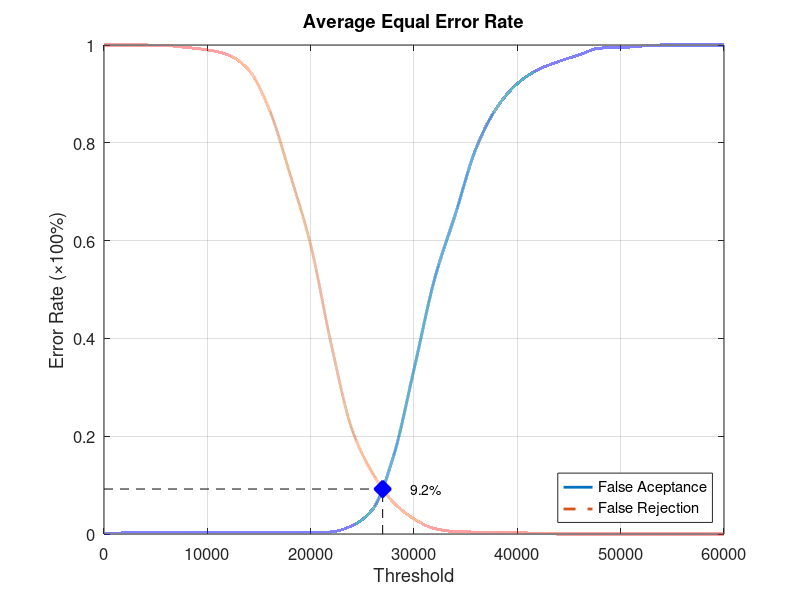
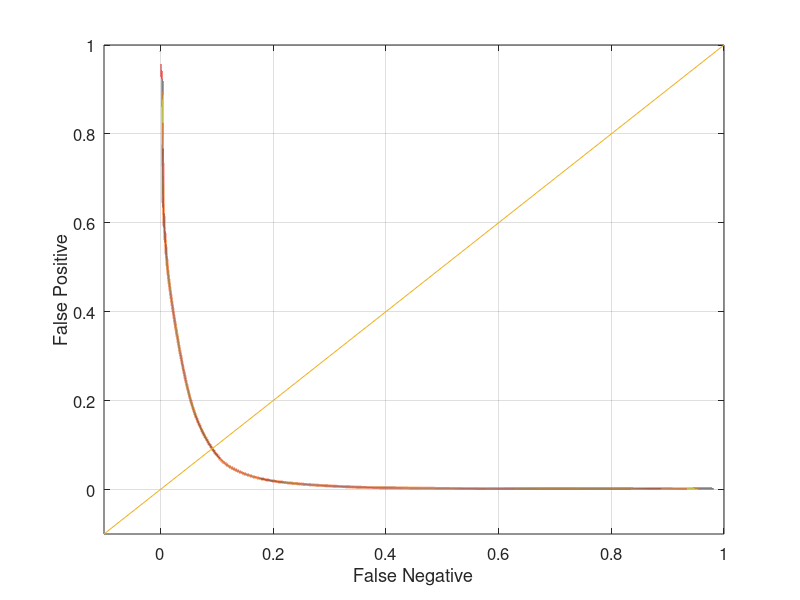

Source code (MATLAB) for these figures, in order:
function yEER = Database4Average
close all;
clear;
clc;
x = 0:2000:60000;
xq = 0:0.5:60000;

y0 = [0 0.00210526 0.00210526 0.00210526 0.00210526 0.00210526 0.00210526 0.00210526 0.00210526 0.00210526 0.00210526 0.00421053 0.0168421 0.0505263 0.157895 0.336842 0.522105 0.653684 0.788421 0.871579 0.921053 0.949474 0.966316 0.98 0.993684 0.994737 0.997895 1 1 1 1];
yy0 = interp1(x, y0, xq, 'pchip');
y1 = [1 1 1 0.999 0.995 0.99 0.98 0.949 0.868 0.736 0.591 0.387 0.214 0.124 0.065 0.031 0.011 0.005 0.004 0.004 0.003 0.001 0 0 0 0 0 0 0 0 0];
yy1 = interp1(x, y1, xq, 'pchip');

% Calculating EER: 
y2 = abs(y0 - y1);
find(y2 == min(y2))
yy2 = abs(yy0 - yy1);
xEER = find(yy2 == min(yy2));
xEERIndex = xq(xEER) % X-axis EER
yEER = yy0(xEER) % Y-axis EER

main = figure
plot(xq, yy0,'-','LineWidth', 2);	hold on
plot(xq, yy1,'--','LineWidth', 2);	hold on
plot([xEERIndex xEERIndex], [0 yEER], 'k--');	hold on
plot([0 xEERIndex], [yEER yEER], 'k--');	hold on
plot(xEERIndex, yEER, 'bx', 'LineWidth', 10);	hold on
text(xEERIndex + 10 * xEERIndex / 100, yEER, [num2str(round((10000 * yEER)) / 100) '%'])
legend('False Aceptance', 'False Rejection', 'Location', 'SouthEast')
xlabel('Threshold')
ylabel('Error Rate (\times100%)')
title('Average Equal Error Rate')
set(gca, 'FontSize', 12)
axis([0 60000 0 1])
grid on

print(main, 'Database4AverageMain', '-dpng');
FNRxFPR = figure('Color', [1 1 1]);
plot(yy1, yy0, '-', yy1, yy0, 'LineWidth', 2);
hold on
y = -0.1:0.1:1
plot(y, y); 
set(gca, 'FontSize', 12)
xlabel('False Negative')
ylabel('False Positive')
axis([-0.1 1 -0.1 1])
set(gca, 'FontSize', 12)
grid on

print(FNRxFPR, 'Database4AverageFNRxFPR','-dpng');
end
